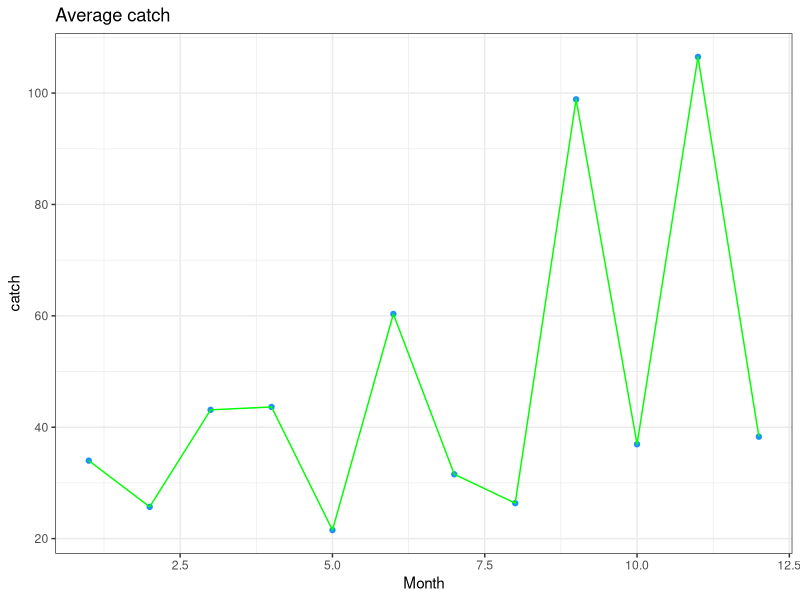

Write the R code that produced this figure.
## ---- chunk 1
options(stringsAsFactors = FALSE)
library(tidyverse)
library(lubridate)
vanuatu.dat <- read.csv('Datasets/Vanuatu report 65.csv')
van1 <- dplyr::select(vanuatu.dat, 
                      trip_date, sp_name, sp_code, 
                      catch_n=sp_n, catch_kg=sp_kg)
focussp <- "DEEPWATER RED SNAPPER"
van1$datefrm <- mdy_hms(van1$trip_date)
van1$Month <- month(van1$datefrm)
moncatch <- van1 %>% filter(sp_name==focussp) %>%
  group_by(Month) %>% 
  summarise(catch=mean(catch_kg), 
            catchsd=sd(catch_kg), 
            maxn=max(catch_n))
theme_set(theme_bw()) # set theme
# aes aesthetics
ggplot(data=moncatch, 
       aes(x=Month, y=catch)) +
  geom_point(colour='dodgerblue') + 
  geom_line(colour='green') +
  theme_bw() +
  ggtitle('Average catch')
